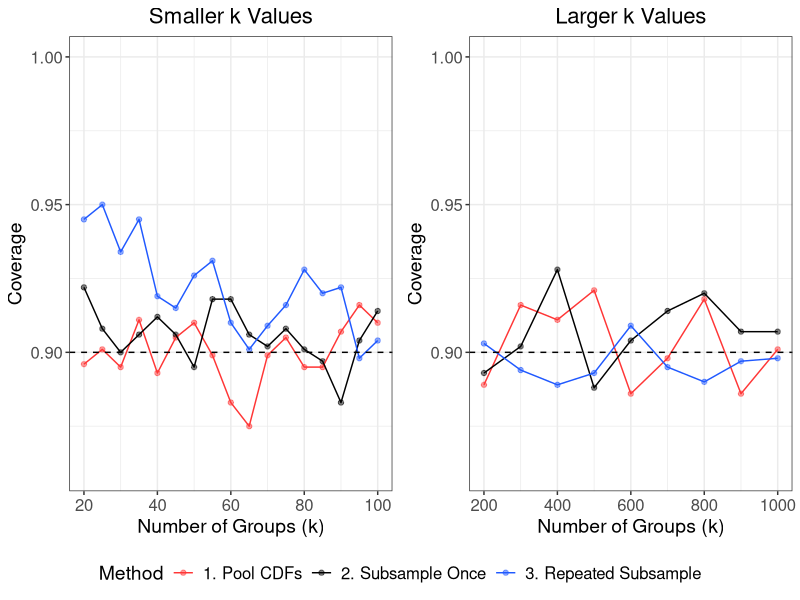
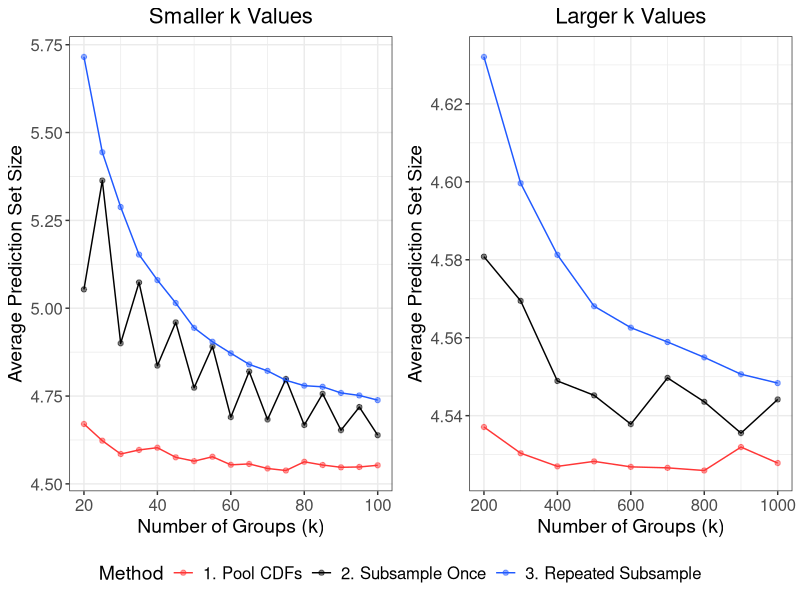

Recreate these plots in R, in order.
# Coverage/size plots for supervised methods

library(tidyverse)
library(data.table)
library(gridExtra)
library(grid)

# Create theme
paper_theme <- theme_bw() +
  theme(plot.title = element_text(hjust = 0.5, size = 16),
        plot.subtitle = element_text(hjust = 0.5, size = 14),
        legend.title = element_text(size = 14),
        axis.title = element_text(size = 14),
        legend.text = element_text(size = 12),
        axis.text = element_text(size = 12),
        strip.text = element_text(size = 12),
        panel.spacing = unit(1.2, "lines"))

# Read in data
method_1 <- fread(file = "sim_data/section_4/method_1.csv") %>%
  dplyr::mutate(Method = "1. Pool CDFs")

method_2 <- fread(file = "sim_data/section_4/method_2.csv") %>%
  dplyr::mutate(Method = "2. Subsample Once")

method_3 <- fread(file = "sim_data/section_4/method_3.csv") %>%
  dplyr::rename(coverage = coverage_2alpha, avg_size = avg_size_2alpha) %>%
  dplyr::mutate(Method = "3. Repeated Subsample")

# Merge results across methods
results <- rbind(method_1, method_2, method_3, fill = TRUE)

# Code to extract legend: http://www.sthda.com/english/wiki/wiki.php?id_contents=7930#add-a-common-legend-for-multiple-ggplot2-graphs
get_legend<-function(myggplot){
  tmp <- ggplot_gtable(ggplot_build(myggplot))
  leg <- which(sapply(tmp$grobs, function(x) x$name) == "guide-box")
  legend <- tmp$grobs[[leg]]
  return(legend)
}

########################
##### Create plots #####
########################

##### Coverage #####

# Coverage vs k, smaller values of k
single_cov_small_k <- results %>%
  dplyr::filter(mu == 0, tau_sq == 1, n == 100, k <= 100) %>%
  ggplot(aes(x = k, y = coverage, color = Method)) +
  geom_point(alpha = 0.5) +
  geom_line() +
  geom_hline(yintercept = 0.90, lty = "dashed") +
  lims(y = c(0.86, 1)) +
  labs(x = "Number of Groups (k)",
       y = "Coverage",
       title = "Smaller k Values") +
  scale_color_manual(values = c("#FF3636", "black", "#2059FF")) +
  paper_theme +
  theme(legend.position = "bottom")

# Coverage vs k, larger values of k
single_cov_large_k <- results %>%
  dplyr::filter(mu == 0, tau_sq == 1, n == 100, k >= 200) %>%
  ggplot(aes(x = k, y = coverage, color = Method)) +
  geom_point(alpha = 0.5) +
  geom_line() +
  geom_hline(yintercept = 0.90, lty = "dashed") +
  lims(y = c(0.86, 1)) +
  labs(x = "Number of Groups (k)",
       y = "Coverage",
       title = "Larger k Values") +
  scale_color_manual(values = c("#FF3636", "black", "#2059FF")) +
  paper_theme +
  theme(legend.position = "none")

# Combined coverage plot
legend <- get_legend(single_cov_small_k)

single_cov_small_k <- single_cov_small_k + theme(legend.position = "none")

cov_n100 <-
  grid.arrange(single_cov_small_k, single_cov_large_k, legend, ncol = 2, nrow = 2,
               layout_matrix = rbind(c(1, 2), c(3, 3)),
               widths = c(2.7, 2.7), heights = c(2, 0.2))

##### Size #####

# Size vs k, smaller values of k
single_size_small_k <- results %>%
  dplyr::filter(mu == 0, tau_sq == 1, n == 100, k <= 100) %>%
  ggplot(aes(x = k, y = avg_size, color = Method)) +
  geom_point(alpha = 0.5) +
  geom_line() +
  labs(x = "Number of Groups (k)",
       y = "Average Prediction Set Size",
       title = "Smaller k Values") +
  scale_color_manual(values = c("#FF3636", "black", "#2059FF")) +
  paper_theme +
  theme(legend.position = "bottom")

# Size vs k, larger values of k
single_size_large_k <- results %>%
  dplyr::filter(mu == 0, tau_sq == 1, n == 100, k >= 200) %>%
  ggplot(aes(x = k, y = avg_size, color = Method)) +
  geom_point(alpha = 0.5) +
  geom_line() +
  labs(x = "Number of Groups (k)",
       y = "Average Prediction Set Size",
       title = "Larger k Values") +
  scale_color_manual(values = c("#FF3636", "black", "#2059FF")) +
  paper_theme +
  theme(legend.position = "none")

# Combined coverage plot
legend <- get_legend(single_size_small_k)

single_size_small_k <- single_size_small_k + theme(legend.position = "none")

size_n100 <-
  grid.arrange(single_size_small_k, single_size_large_k, legend, ncol = 2, nrow = 2,
               layout_matrix = rbind(c(1, 2), c(3, 3)),
               widths = c(2.7, 2.7), heights = c(2, 0.2))

######################
##### Save plots #####
######################

ggsave(plot = cov_n100,
       filename = "sim_figures/section_4/sup_cov_n100.pdf",
       width = 10, height = 3.5)

ggsave(plot = size_n100,
       filename = "sim_figures/section_4/sup_size_n100.pdf",
       width = 10, height = 3.5)
